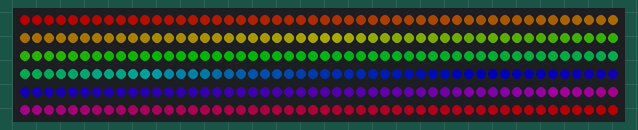
The sketch below on a simulated Arduino Uno, built with avr-gcc and run on an emulated ATmega328P. Shown: 300 RGB LEDs in strip order, left to right, continuing on the next row. Dim RGB values are drawn brighter than linear.

Above: at 0.07 s.
At 3.89 s:
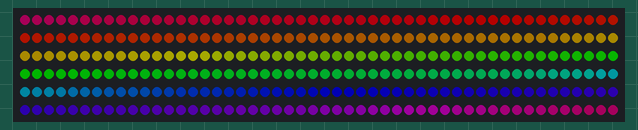
At 7.69 s:
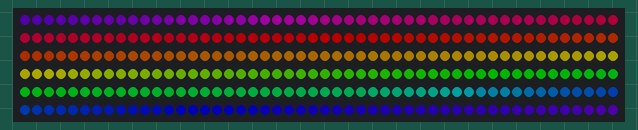
At 14.19 s:
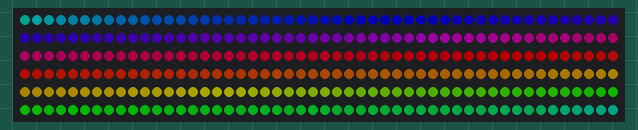
At 20.89 s:
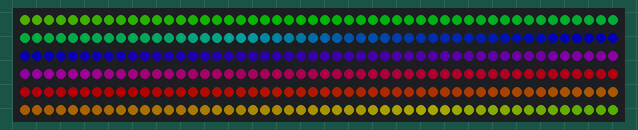
At 39.87 s:
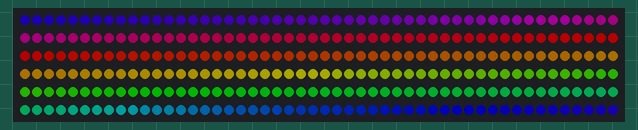

The sketch:

rainbow.ino
```cpp
#include <FastLED.h>

// ----- Pinouts
const int LED_STRIP0 = 13;

// ----- Frame buffer setup -----
const int LEDS_PER_METER = 60;
const int METERS_PER_STRIP = 5;
const int LEDS_PER_STRIP = LEDS_PER_METER * METERS_PER_STRIP;
CRGB frame_buffer[LEDS_PER_STRIP];

// ----- Timing setup -----
long current_time;
long frame_time;
// Each "frame" of animation is 1/30 of a second. (1/30 of 1000 milliseconds.)
const int FRAME_DURATION = 1000 / 30;

// This is called once when the board powers on.
void setup()
{
  // Set up the FastLED array.
  FastLED.addLeds<WS2812B, LED_STRIP0, GRB>(frame_buffer, LEDS_PER_STRIP);
  memset(frame_buffer, 0, sizeof(CRGB) * LEDS_PER_STRIP);

  // Initialize the timing.
  current_time = millis();
  frame_time = current_time;
}

// This is called every 30th of a second from loop().
void animate_strip()
{
  // led_idx_offset cycles [0, LEDS_PER_STRIP) every 0.1 seconds
  int led_idx_offset = (current_time / 100) % LEDS_PER_STRIP;

  // for each LED,
  for (int led_idx = 0; led_idx < LEDS_PER_STRIP; ++led_idx)
  {
    // Compute where to start the rainbow (red; hue 0). Cycles
    // around to 0 and back.
    int led_idx_mod = (led_idx + led_idx_offset) % LEDS_PER_STRIP;

    // [0.0, 1.0)
    float hue_factor = (float)led_idx / (float)LEDS_PER_STRIP;

    // Paint that LED full color, half bright
    frame_buffer[led_idx_mod] = CHSV(
      (int)(256.0f * hue_factor), // hue
      255,  // saturation
      127); // value
  }

  // And that's it. We animated each segment, and so all the frame buffer's colors
  // should be set.
}

// This is called by loop(). It computes how much time we have to wait
// for the next frame of animation to begin, delays by that much, and
// then sets up the next wait time.
void wait_for_time()
{
  // Get the number of milliseconds since the board was powered on.
  current_time = millis();
  // If there is time left in this frame,
  if (current_time < frame_time)
  {
    // sleep through it,
    delay(frame_time - current_time);
    // and set the next frame time.
    frame_time += FRAME_DURATION;
  }
  else
  {
    // If the last frame took longer than it should have, simply set
    // the next frame time to the desired duration from now.
    frame_time = current_time + FRAME_DURATION;
  }
}

// This is called likely more than every 30th of a second.
void loop()
{
  // Delay until we're ready to animate the next frame. Should be no more
  // than the frame duration (1/30 of a second).
  wait_for_time();
  // Animate the LED strip itself by filling in the frame buffer with new
  // CRGB color values.
  animate_strip();
  // This drives the frame_buffer onto the LED strip.
 	FastLED.show();
}
```
